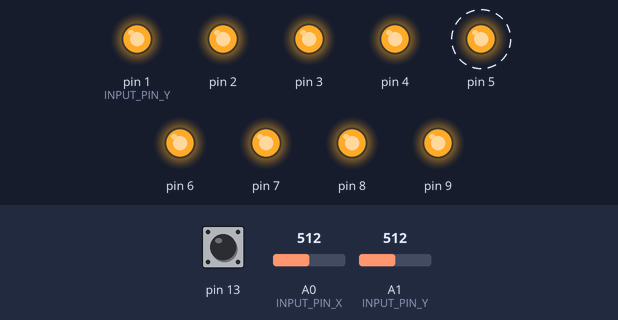
This sketch was run on a simulated Arduino Uno, built with avr-gcc and run on an emulated ATmega328P. Parts: output pins drawn as LEDs (lit = HIGH). Dashed ring = blinking. The inputs (shaded band) are chosen by the test bench; at power-on: A0 (INPUT_PIN_X) = 512, A1 (INPUT_PIN_Y) = 512, pin 13 HIGH. Random numbers use the default seed unless the sketch sets one.

Above: at 0.9 s.
1.3 s: A0 (INPUT_PIN_X) set to 357
4.3 s: A0 (INPUT_PIN_X) set to 328
At 4.7 s:
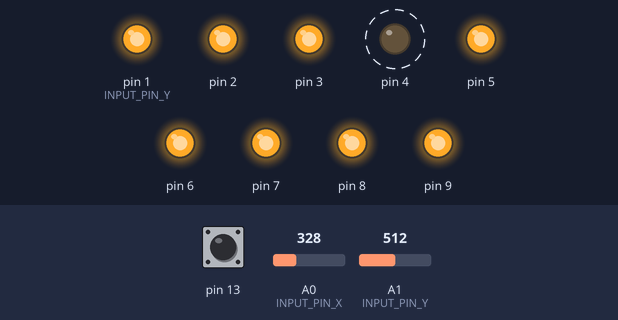
7.3 s: A1 (INPUT_PIN_Y) set to 358
10.3 s: A1 (INPUT_PIN_Y) set to 333
At 10.71 s:
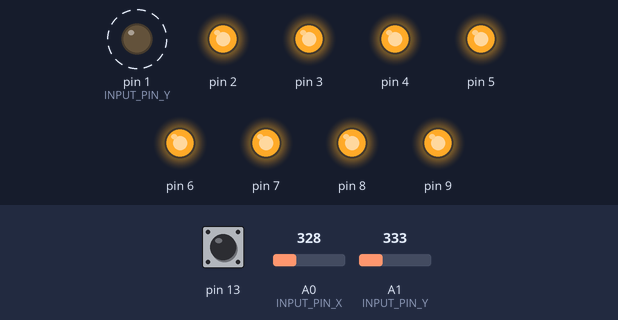
13.3 s: pin 13 pulled LOW for 0.25 s
16.5 s: A0 (INPUT_PIN_X) set to 351
At 17.9 s:
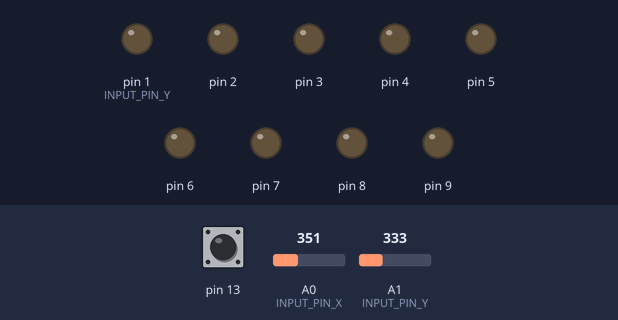
Timing chart, 0 to 20.5 s (numbered marks = the images above; inputs shaded):
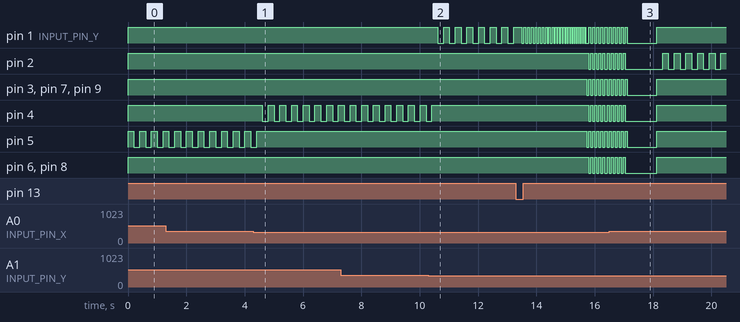

Measured:
- the behaviour switches between 341 and 340 on A0 (INPUT_PIN_X) (found by bisection; images 0 and 1)
- the behaviour switches between 341 and 340 on A1 (INPUT_PIN_Y) (found by bisection; images 1 and 2)
- after the input at 4.3 s, pin 4: alternates HIGH for 0.20 s and LOW for 0.20 s, starting after 0.31 s
- after the input at 10.3 s, pin 1 (INPUT_PIN_Y): alternates HIGH for 0.20 s and LOW for 0.20 s, starting after 0.32 s
- after the input at 13.3 s, pin 2, pin 4, pin 6, pin 8: alternates HIGH for 0.07 s and LOW for 0.07 s, starting after 2.5 s; pin 3, pin 5, pin 7, pin 9: alternates HIGH for 0.07 s and LOW for 0.07 s, starting after 2.4 s

The sketch:

MineSweeper.ino
```cpp
// Define the two potentiometers' input numbers (0 and 1)
#define INPUT_PIN_X 0
#define INPUT_PIN_Y 1

// Used to save code and alternate between HIGH and LOW for blinking effects.
bool delaynow = false;

/*
 * Two matrices are used to update the state
 * of the 3x3 LED grid.
 * currLights is used to decide which light should be off(0), on(1),
 * or blinking(2).

 * lightsValues is used to keep the static states of the lights.
 * In this matrix, the lights are either off(0) or on(1), and it only
 * changes ONCE per position when a light is turned off.
 */
int currLights[][3] = { {1,1,1,},
                        {1,1,1,},
                        {1,1,1,} };

int lightsValues[][3] = { {1,1,1,},
                          {1,1,1,},
                          {1,1,1,} };

// Parameters to assist in decision making.
int minesDefused = 0;
int mineI = 0;
int mineJ = 0;
int inputI = 0;
int inputJ = 0;
int delayVal = 200;

// The setup function initialize pins 1 through 9 to OUTPUT mode
// pin 13 to INPUT_PULLUP
// and gets the first random location for the mine on the grid
void setup() {
  randomSeed(analogRead(0));
  int mineI = random(3);
  int mineJ = random(3);
  pinMode(13, INPUT_PULLUP);
  for (int i = 1; i < 10; ++i) {
    pinMode(i, OUTPUT);
  }
}


// the loop function runs over and over again forever
void loop() {

  /*
   * First, check if the button is pressed
   * in an attempt to defuse a light.
   */
  int sensorVal = digitalRead(13);
  if(!sensorVal) {

    // If the light was not defused before
    // Run the defuse animation and then check if
    // the mine was triggered.
    if (lightsValues[inputI][inputJ] != 0) {
      defuseAnimation(inputI, inputJ);

      if (inputI == mineI && inputJ == mineJ) {
        loseAnimation();
        resetGame();
      } else {		// Successful defusals increase the defused lights counter.
        lightsValues[inputI][inputJ] = 0;
        ++minesDefused;
      }
    }
  }

  // If the player successfully defused 8 lights,
  // then the last light is the mine, and so the player
  // wins!
  if (minesDefused == 8) {
    delay(1000);
    winAnimation();
    resetGame();
  }

  /*
   * Second, synch the two matrices that are used to
   * activate the 3x3 LED grid in preperation to process
   * the current potentiometers' input.

   * Once the input is recieved, update the current position
   * to 2 (blinking mode), and update the LED grid.
   */
  currLights[inputI][inputJ] = lightsValues[inputI][inputJ];
  inputI = volts_to_index(analogRead(INPUT_PIN_X));
  inputJ = volts_to_index(analogRead(INPUT_PIN_Y));
  currLights[inputI][inputJ] = 2;


  for (int i = 0; i < 3; ++i) {
    for (int j = 0; j < 3; ++j) {
      if (currLights[i][j] == 0) {
        digitalWrite(getPinNum(i,j), LOW);
      } else if (currLights[i][j] == 1) {
        digitalWrite(getPinNum(i,j), HIGH);
      } else if (currLights[i][j] == 2) {
        if (lightsValues[i][j] == 0) {		// if this light was turned off, blink in a different style
          delayVal = 1000;
        } else {
          delayVal = 200;
        }
        int pinToBlink = getPinNum(i,j);
        if (delaynow) {
          digitalWrite(pinToBlink, LOW);
        } else {
          if (lightsValues[i][j] == 0) {
            delayVal = 50;
          }
          digitalWrite(pinToBlink, HIGH);
        }
        delaynow = !delaynow;
      }
    }
  }
  delay(delayVal);
}


/*
 * A simple function to call each time
 * a player loses or wins the game.
 * Simply returns the grid to its initial state.
 */
void resetGame() {
  // Set all the matrices to a 3x3 grid of ones.
  for (int i = 0; i < 3; ++i) {
    for (int j = 0; j < 3; ++j) {
      currLights[i][j] = 1;
      lightsValues[i][j] =1;
    }
  }

  // Reset all params and get a new random mine position.
  minesDefused = 0;
  mineI = random(3);
  mineJ = random(3);
  int inputI = 0;
  int inputJ = 0;
  int delayVal = 200;
}


/*
 * Given a 3x3 array with input pins alligned like so:
		------- j -------
	|	1	4	7
	i	2	5	8
	|	3	6	9
 * calculate the pin number, given indices i and j as follows:
 * if j == 0, return i+1
 * else if j == 1, return i+4
 * else if j == 2, return i+7

 * example, when i == 1 and j == 2, output pin is 8.
 */
int getPinNum(int i, int j) {
  switch (j) {
    case 0:
      return i+1;
    case 1:
      return i+4;
    case 2:
      return i+7;
  }
}


/*
 * A function to convert a potentiometer's
 * input (0-1023) to 0, 1, or 2.
 */
int volts_to_index(int v) {
  if(v < 341)
    return 0;
  else if(v < 682)
    return 1;
  else
    return 2;
}


/*
 * Animation that plays each time the player
 * attempts to defuse one of the lights.
 */
void defuseAnimation(int i, int j) {
  // Blink 25 times. Each time
  // decrease the delay time by 2.
  int delayTime = 70;
  while (delayTime > 20) {
    digitalWrite(getPinNum(i,j), HIGH);
    delay(delayTime);
    digitalWrite(getPinNum(i,j), LOW);
    delay(delayTime);
    delayTime -=2;
  }
}


/*
 * Animation to play when a player
 * wins the game (very rare...)
 */
void winAnimation() {
  /*
   * Initialize the grid to show only the mine.
   */
  for (int i = 0; i < 3; ++i) {
    for (int j = 0; j < 3; ++j) {
      int led = getPinNum(i,j);
      if (led == getPinNum(mineI, mineJ)) {
        digitalWrite(led, HIGH);
      } else {
        digitalWrite(led, LOW);
      }
    }
  }

  /*
   * 'Flip' the grid 20 times.
   */
  int count = 20;
  while (count > 0) {
    for (int i = 0; i < 3; ++i) {
      for (int j = 0; j < 3; ++j) {
        int led = getPinNum(i,j);
        digitalWrite(led, !digitalRead(led));
      }
    }
    delay(100);
    --count;
  }

 /*
  * Turn the grid off and wait for a second.
  */
  for (int i = 0; i < 3; ++i) {
      for (int j = 0; j < 3; ++j) {
        int led = getPinNum(i,j);
        digitalWrite(led, LOW);
      }
  }
  delay(1000);

}


/*
 * Animation to play when a player
 * loses the game (happens all the time.)
 */
void loseAnimation() {
  /*
   * Initialize the 3x3 grid to form an 'X'
   */
  for (int i = 0; i < 3; ++i) {
      for (int j = 0; j < 3; ++j) {
        int led = getPinNum(i,j);
        if (led%2 == 1) {
          digitalWrite(led, HIGH);
        } else {
          digitalWrite(led, LOW);
        }
      }
  }

  /*
   * 'Flip' the grid 20 times.
   */
  int count = 20;
  while (count > 0) {
    for (int i = 0; i < 3; ++i) {
      for (int j = 0; j < 3; ++j) {
        int led = getPinNum(i,j);
        digitalWrite(led, !digitalRead(led));
      }
    }
    delay(70);
    --count;
  }

  /*
   * Turn the grid off and wait for a second.
   */
  for (int i = 0; i < 3; ++i) {
      for (int j = 0; j < 3; ++j) {
        int led = getPinNum(i,j);
        digitalWrite(led, LOW);
      }
  }
  delay(1000);

}
```
